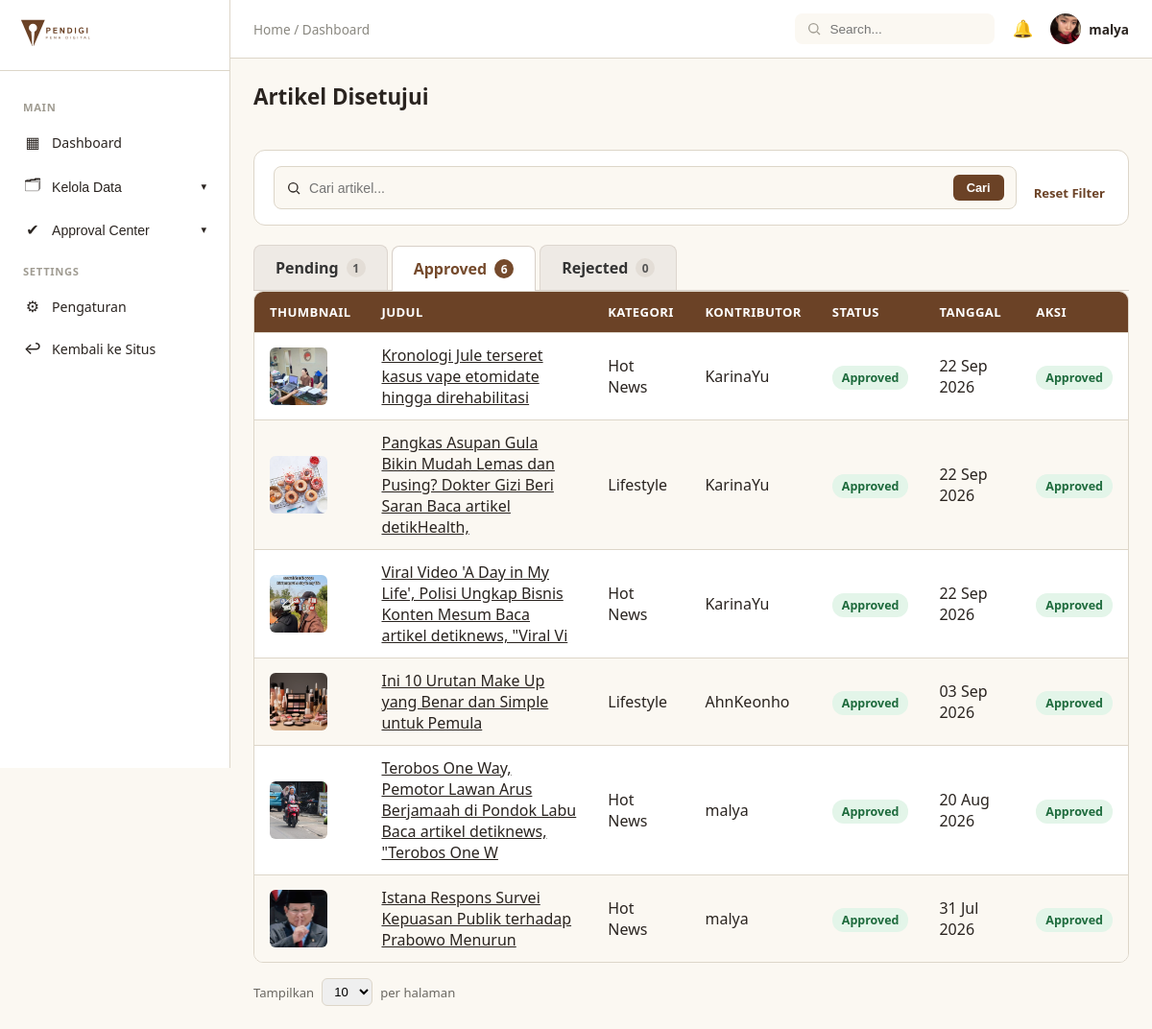
The app's page /articles/kelola/approval-article/approved/ (signed in) with its own data.
### accounts/models.py (models this page shows, shortened)
class Users(AbstractUser):
    role = models.CharField(
        max_length=20,
        choices=Role.choices,
        default=Role.PEMBACA
    )
    status_kontributor = models.CharField(
        max_length=20,
        choices=StatusKontributor.choices,
        default=StatusKontributor.NONE
    )
    profile_picture = models.ImageField(upload_to='profile_pictures/', null=True, blank=True)
    bio = models.CharField(max_length=150, blank=True)

### articles/models.py (models this page shows, shortened)
class Articles(models.Model):
    title = models.CharField(max_length=100)
    thumbnail = models.ImageField(upload_to='articles/thumbnails/', null=True, blank=True)
    content = models.TextField()
    category = models.ForeignKey(Categories, on_delete=models.CASCADE, related_name='articles')
    contributor = models.ForeignKey(
        Users, on_delete=models.CASCADE,
        limit_choices_to={'status_kontributor': StatusKontributor.APPROVED},
        related_name='articles'
    )
    status = models.CharField(max_length=20, choices=StatusArticle.choices, default=StatusArticle.PENDING)
    is_featured = models.BooleanField(default=False)
    views_count = models.PositiveIntegerField(default=0)
    published_at = models.DateTimeField(null=True, blank=True)
    created_at = models.DateTimeField(auto_now_add=True)
    class Meta:
        ordering = ['-created_at']

class Categories(models.Model):
    name = models.CharField(max_length=50, unique=True)
    class Meta:
        verbose_name_plural = "Categories"

### articles/views.py (the view)
@admin_required
def admin_article_approval(request, status='pending'):
    allowed_statuses = {
        'pending': StatusArticle.PENDING,
        'approved': StatusArticle.APPROVED,
        'rejected': StatusArticle.REJECTED,
    }
    if status not in allowed_statuses:
        return redirect('articles:admin_article_approval')
    articles = Articles.objects.filter(
        status=allowed_statuses[status]
    ).select_related(
        'category',
        'contributor'
    )
    query = request.GET.get('q', '').strip()
    if query:
        articles = articles.filter(
            Q(title__icontains=query) |
            Q(contributor__username__icontains=query) |
            Q(category__name__icontains=query)
        )
    articles = articles.order_by('-created_at')
    try:
        per_page = int(request.GET.get('per_page', 10))
        if per_page not in (10, 25, 50):
            per_page = 10
    except (ValueError, TypeError):
        per_page = 10
    paginator = Paginator(articles, per_page)
    page_number = request.GET.get('page', 1)
    page_obj = paginator.get_page(page_number)
    status_counts = {
        'pending': Articles.objects.filter(
            status=StatusArticle.PENDING
        ).count(),
        'approved': Articles.objects.filter(
            status=StatusArticle.APPROVED
        ).count(),
        'rejected': Articles.objects.filter(
            status=StatusArticle.REJECTED
        ).count(),
    }
    return render(
        request,
        'articles/admin_article_approval.html',
        {
            'articles': page_obj.object_list,
            'page_obj': page_obj,
            'per_page': per_page,
            'per_page_options': [10, 25, 50],
            'search_query': query,
            'article_status': status,
            'status_counts': status_counts,
        }
    )

### articles/context_processor.py (called while the page is built)
def navbar_categories(request):
    return {
        'navbar_categories': Categories.objects.all().order_by('name')
    }

### fiction/context_processors.py (called while the page is built)
def fiction_navigation(request):
    all_tags_raw = (
        Stories.objects
        .filter(status=StatusStory.APPROVED)
        .exclude(tags='')
        .values_list('tags', flat=True)
    )
    unique_tags = set()
    for tag_string in all_tags_raw:
        for tag in tag_string.split():
            tag = tag.strip().lower()
            if tag:
                unique_tags.add(tag)
    return {
        'fiction_tags': sorted(unique_tags),
    }

### articles/templates/articles/admin_article_approval.html (shortened to what this page needs)
{% extends 'admin_base.html' %}
{% load static %}
{% block extra_css %}
<link rel="stylesheet" href="{% static 'css/admin.css' %}">
<link rel="stylesheet" href="{% static 'css/table.css' %}">
<link rel="stylesheet" href="{% static 'css/admin-table.css' %}">
{% endblock %}
{% block admin_content %}
<div class="page-header-row">
    <h1 class="admin-page-title">
    {% if article_status == 'pending' %}
        Artikel Menunggu Approval
    {% elif article_status == 'approved' %}
        Artikel Disetujui
    {% elif article_status == 'rejected' %}
        Artikel Ditolak
    {% endif %}
</h1>
</div>
{% include 'partials/table_toolbar.html' with search_placeholder="Cari artikel..." %}
<div class="article-status-tabs">
    <a
        href="{% url 'articles:admin_article_approval_status' 'pending' %}"
        class="article-status-tab {% if article_status == 'pending' %}active{% endif %}"
    >
        Pending
        <span class="tab-count">
            {{ status_counts.pending }}
        </span>
    </a>
    <a
        href="{% url 'articles:admin_article_approval_status' 'approved' %}"
        class="article-status-tab {% if article_status == 'approved' %}active{% endif %}"
    >
        Approved
        <span class="tab-count">
            {{ status_counts.approved }}
        </span>
    </a>
    <a
        href="{% url 'articles:admin_article_approval_status' 'rejected' %}"
        class="article-status-tab {% if article_status == 'rejected' %}active{% endif %}"
    >
        Rejected
        <span class="tab-count">
            {{ status_counts.rejected }}
        </span>
    </a>
</div>
<table class="data-table">
    <thead>
        <tr>
            <th>Thumbnail</th>
            <th>Judul</th>
            <th>Kategori</th>
            <th>Kontributor</th>
            <th>Status</th>
            <th>Tanggal</th>
            <th>Aksi</th>
        </tr>
    </thead>
    <tbody>
        {% for article in articles %}
        <tr>
            <td>
                {% if article.thumbnail %}
                    <img
                        src="{{ article.thumbnail.url }}"
                        class="table-thumb"
                        alt="{{ article.title }}"
                    >
                {% else %}
                    <div class="table-thumb table-thumb-placeholder">
                        📄
                    </div>
                {% endif %}
            </td>
            <td>
                <a
                    href="{% url 'articles:article_detail' article.pk %}"
                    target="_blank"
                >
                    {{ article.title }}
                </a>
            </td>
            <td>
                {{ article.category.name }}
            </td>
            <td>
                {{ article.contributor.username }}
            </td>
            <td>
                {% if article.status == 'pending' %}
                    <span class="status-badge status-pending">
                        Pending
                    </span>
                {% elif article.status == 'approved' %}
                    <span class="status-badge status-approved">
                        Approved
                    </span>
                {% elif article.status == 'rejected' %}
                    <span class="status-badge status-rejected">
                        Rejected
                    </span>
                {% endif %}
            </td>
            <td>
                {{ article.created_at|date:"d M Y" }}
            </td>
            <td>
                {% if article_status == 'pending' %}
<div class="table-actions">
    <form
        action="{% url 'articles:admin_approve_article' article.pk %}"
        method="post"
    >
        {% csrf_token %}
        <button type="submit" class="btn-approve">
            Approve
        </button>
    </form>
    <form
        action="{% url 'articles:admin_reject_article' article.pk %}"
        method="post"
    >
        {% csrf_token %}
        <button type="submit" class="btn-reject">
            Reject
        </button>
    </form>
</div>
{% elif article_status == 'approved' %}
<span class="status-badge status-approved">
    Approved
</span>
{% elif article_status == 'rejected' %}
<span class="status-badge status-rejected">
    Rejected
</span>
{% endif %}
            </td>
        </tr>
        {% endfor %}
    </tbody>
</table>
{% include 'partials/table_pagination.html' %}
{% endblock %}

### templates/admin_base.html (shortened to what this page needs)
{% extends 'base.html' %}
{% load static %}
{% block body %}
  <div class="admin-layout">
    <aside class="admin-sidebar">
      <div class="admin-sidebar-header">
        <img src="{% static 'images/pendigi-logo-tulisan.svg' %}" alt="Pena Digital" class="admin-logo" />
      </div>
      <nav class="admin-nav">
        <span class="admin-nav-group-label">Main</span>
        <a href="{% url 'dashboard' %}" class="admin-nav-link {% if active_menu == 'dashboard' %}is-active{% endif %}"><span class="admin-nav-icon">▦</span> Dashboard</a>
        <div class="admin-nav-dropdown {% if active_menu == 'master' %}is-open{% endif %}">
          <button type="button" class="admin-nav-link admin-nav-dropdown-toggle">
            <span class="admin-nav-icon">🗂</span> Kelola Data
            <span class="admin-nav-caret">▾</span>
          </button>
        </div>
        <div class="admin-nav-dropdown {% if active_menu == 'approval' %}is-open{% endif %}">
          <button type="button" class="admin-nav-link admin-nav-dropdown-toggle">
            <span class="admin-nav-icon">✔</span> Approval Center
            <span class="admin-nav-caret">▾</span>
          </button>
        </div>
        <span class="admin-nav-group-label">Settings</span>
        <a href="#" class="admin-nav-link"><span class="admin-nav-icon">⚙</span> Pengaturan</a>
        <a href="{% url 'articles:article_list' %}" class="admin-nav-link"><span class="admin-nav-icon">↩</span> Kembali ke Situs</a>
      </nav>
    </aside>
    <div class="admin-main">
      <header class="admin-topbar">
        <div class="admin-breadcrumb">Home / {{ breadcrumb|default:'Dashboard' }}</div>
        <div class="admin-topbar-right">
          <div class="admin-search">
            <svg viewBox="0 0 24 24" fill="none" stroke="currentColor" stroke-width="2" width="16" height="16">
              <circle cx="11" cy="11" r="7" />
              <line x1="21" y1="21" x2="16.65" y2="16.65" />
            </svg>
            <input type="text" placeholder="Search..." />
          </div>
          <button class="admin-notif-btn" title="Notifikasi">
            🔔
          </button>
          <div class="admin-profile">
            {% if user.profile_picture %}
              <img src="{{ user.profile_picture.url }}" class="admin-profile-avatar" />
            {% else %}
              <div class="admin-profile-avatar admin-avatar-placeholder">{{ user.username|first|upper }}</div>
            {% endif %}
            <span>{{ user.username }}</span>
          </div>
        </div>
      </header>
      <main class="admin-content">
        {% block admin_content %}
        {% endblock %}
      </main>
    </div>
  </div>
{% endblock %}

### static/css/base.css (style rules this page uses)
:root { --paper: #FBF8F2; --ink: #2F5D50; --ink-dark: #234840; --brown: #6B4226; --brown-dark: #54331d; --divider: #DDD6C9; --text: #2A2420; }
* { box-sizing: border-box; margin: 0; padding: 0; }
body { font-family: system-ui, -apple-system, sans-serif; background: var(--paper); color: var(--text); }
a { color: inherit; }

### static/css/admin.css (style rules this page uses)
* { box-sizing: border-box; }
.admin-layout { display: flex; min-height: 100vh; background: var(--paper); }
.admin-sidebar { width: 240px; background: #fff; border-right: 1px solid var(--divider); flex-shrink: 0; display: flex; flex-direction: column; position: sticky; top: 0; height: 100vh; overflow-y: auto; }
.admin-sidebar-header { padding: 20px; border-bottom: 1px solid var(--divider); }
.admin-logo { height: 28px; }
.admin-nav { padding: 16px 12px; display: flex; flex-direction: column; gap: 2px; }
.admin-nav-group-label { font-size: 0.7rem; font-weight: 700; text-transform: uppercase; letter-spacing: 0.06em; color: #a09c92; padding: 14px 12px 6px; }
.admin-nav-link { display: flex; align-items: center; gap: 10px; padding: 10px 12px; border-radius: 8px; color: var(--text); text-decoration: none; font-size: 0.88rem; font-weight: 500; background: none; border: none; width: 100%; text-align: left; cursor: pointer; }
.admin-nav-icon { font-size: 1rem; width: 20px; text-align: center; }
.admin-nav-caret { margin-left: auto; font-size: 0.7rem; transition: transform .15s ease; }
.admin-main { flex: 1; min-width: 0; }
.admin-topbar { background: #fff; border-bottom: 1px solid var(--divider); padding: 14px 24px; display: flex; justify-content: space-between; align-items: center; }
.admin-breadcrumb { font-size: 0.85rem; color: #8a8880; }
.admin-topbar-right { display: flex; align-items: center; gap: 18px; }
.admin-search { display: flex; align-items: center; gap: 8px; background: var(--paper); border-radius: 8px; padding: 8px 12px; color: #a09c92; }
.admin-search input { border: none; background: none; outline: none; font-size: 0.85rem; width: 160px; }
.admin-notif-btn { position: relative; background: none; border: none; font-size: 1.1rem; cursor: pointer; }
.admin-profile { display: flex; align-items: center; gap: 8px; font-size: 0.85rem; font-weight: 600; }
.admin-profile-avatar { width: 32px; height: 32px; border-radius: 50%; object-fit: cover; }
.admin-content { padding: 24px; max-width: 1200px; }
.admin-page-title { font-size: 1.4rem; color: var(--text); margin-bottom: 20px; }

### static/css/table.css (style rules this page uses)
.data-table { width: 100%; border-collapse: separate; border-spacing: 0; background: #fff; border: 1px solid var(--divider); border-radius: 10px; overflow: hidden; }
.data-table th, .data-table td { padding: 12px 16px; text-align: left; border-bottom: 1px solid var(--divider); }
.data-table th { background: var(--brown); color: #fff; font-size: 0.82rem; font-weight: 600; text-transform: uppercase; letter-spacing: 0.03em; }
.data-table tbody tr:nth-child(even) { background: var(--paper); }
.data-table tbody tr:last-child td { border-bottom: none; }
.status-badge { padding: 4px 10px; border-radius: 12px; font-size: 0.78rem; font-weight: 600; }
.status-approved { background: #E3F5E9; color: #1e6b3d; }
.table-thumb { width: 60px; height: 60px; object-fit: cover; border-radius: 6px; display: block; }
.page-header-row { display: flex; justify-content: space-between; align-items: center; margin-bottom: 20px; }

### static/css/admin-table.css (style rules this page uses)
.article-status-tabs { display: flex; gap: 4px; margin-top: 20px; border-bottom: 1px solid #d8d0c8; }
.article-status-tab { display: flex; align-items: center; gap: 8px; padding: 12px 22px; background: #eeeae5; color: #333; text-decoration: none; border: 1px solid #ddd6cf; border-bottom: none; border-radius: 8px 8px 0 0; font-weight: 600; transition: 0.2s ease; }
.article-status-tab.active { background: #fff; color: #754a2c; border-color: #d8d0c8; position: relative; bottom: -1px; }
.tab-count { font-size: 12px; min-width: 20px; height: 20px; display: inline-flex; align-items: center; justify-content: center; border-radius: 10px; background: #e3ddd6; color: #555; }
.article-status-tab.active .tab-count { background: #754a2c; color: white; }

### records on screen
Users: profile_picture (picture), username "malya"
Articles: thumbnail (picture), title "Kronologi Jule terseret kasus vape etomidate hingga direhabilitasi", category.name "Hot News", contributor.username "KarinaYu", status "Approved", created_at "22 Sep 2026"
Articles: thumbnail (picture), title "Pangkas Asupan Gula Bikin Mudah Lemas dan Pusing? Dokter Gizi Beri Saran Baca artikel detikHealth,", category.name "Lifestyle", contributor.username "KarinaYu", status "Approved", created_at "22 Sep 2026"
Articles: thumbnail (picture), title "Viral Video 'A Day in My Life', Polisi Ungkap Bisnis Konten Mesum Baca artikel detiknews, \"Viral Vi", category.name "Hot News", contributor.username "KarinaYu", status "Approved", created_at "22 Sep 2026"
Articles: thumbnail (picture), title "Ini 10 Urutan Make Up yang Benar dan Simple untuk Pemula", category.name "Lifestyle", contributor.username "AhnKeonho", status "Approved", created_at "03 Sep 2026"
Articles: thumbnail (picture), title "Terobos One Way, Pemotor Lawan Arus Berjamaah di Pondok Labu Baca artikel detiknews, \"Terobos One W", category.name "Hot News", contributor.username "malya", status "Approved", created_at "20 Aug 2026"
Articles: thumbnail (picture), title "Istana Respons Survei Kepuasan Publik terhadap Prabowo Menurun", category.name "Hot News", contributor.username "malya", status "Approved", created_at "31 Jul 2026"

### other values on screen
{{ breadcrumb|default:'Dashboard' }} "Dashboard"
{{ status_counts.pending }} "1"
{{ status_counts.approved }} "6"
{{ status_counts.rejected }} "0"
form field value "10"
